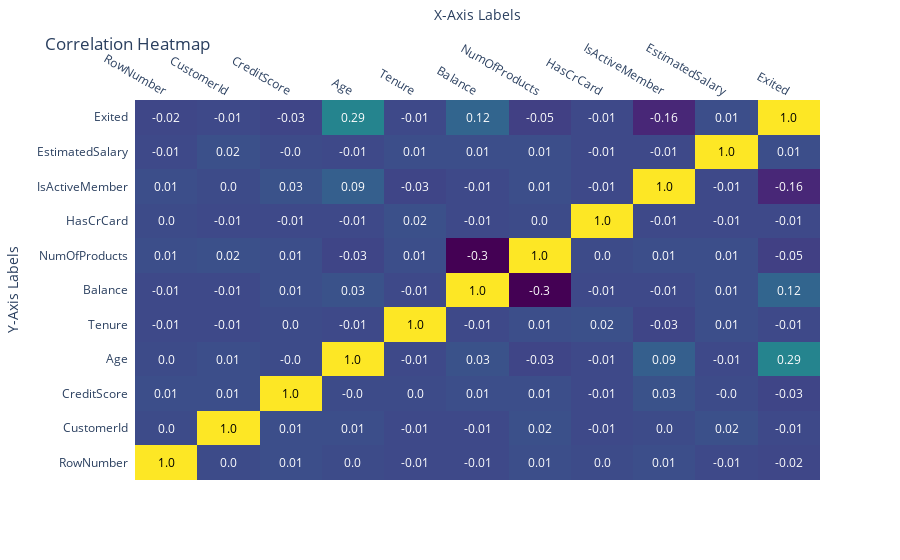

Notebook code for this chart:
### Code cell
correlation_matrix = df.corr().round(2)
fig = ff.create_annotated_heatmap(
    z=correlation_matrix.values,
    x=correlation_matrix.columns.tolist(),
    y=correlation_matrix.index.tolist(),
    colorscale='Viridis', 
)
fig.update_layout(
    title='Correlation Heatmap',
    xaxis=dict(title='X-Axis Labels'),
    yaxis=dict(title='Y-Axis Labels'),
)

fig.show()

### Figure 1 — Plotly figure (JSON) as saved in the notebook; plotly's stock layout.template omitted (floating-point values rounded to 4 significant figures)
{"data": [{"colorscale": [[0, "#440154"], [0.1111, "#482878"], [0.2222, "#3e4989"], [0.3333, "#31688e"], [0.4444, "#26828e"], [0.5556, "#1f9e89"], [0.6667, "#35b779"], [0.7778, "#6ece58"], [0.8889, "#b5de2b"], [1, "#fde725"]], "reversescale": false, "showscale": false, "type": "heatmap", "x": ["RowNumber", "CustomerId", "CreditScore", "Age", "Tenure", "Balance", "NumOfProducts", "HasCrCard", "IsActiveMember", "EstimatedSalary", "Exited"], "y": ["RowNumber", "CustomerId", "CreditScore", "Age", "Tenure", "Balance", "NumOfProducts", "HasCrCard", "IsActiveMember", "EstimatedSalary", "Exited"], "z": [[1, 0, 0.01, 0, -0.01, -0.01, 0.01, 0, 0.01, -0.01, -0.02], [0, 1, 0.01, 0.01, -0.01, -0.01, 0.02, -0.01, 0, 0.02, -0.01], [0.01, 0.01, 1, 0, 0, 0.01, 0.01, -0.01, 0.03, 0, -0.03], [0, 0.01, 0, 1, -0.01, 0.03, -0.03, -0.01, 0.09, -0.01, 0.29], [-0.01, -0.01, 0, -0.01, 1, -0.01, 0.01, 0.02, -0.03, 0.01, -0.01], [-0.01, -0.01, 0.01, 0.03, -0.01, 1, -0.3, -0.01, -0.01, 0.01, 0.12], [0.01, 0.02, 0.01, -0.03, 0.01, -0.3, 1, 0, 0.01, 0.01, -0.05], [0, -0.01, -0.01, -0.01, 0.02, -0.01, 0, 1, -0.01, -0.01, -0.01], [0.01, 0, 0.03, 0.09, -0.03, -0.01, 0.01, -0.01, 1, -0.01, -0.16], [-0.01, 0.02, 0, -0.01, 0.01, 0.01, 0.01, -0.01, -0.01, 1, 0.01], [-0.02, -0.01, -0.03, 0.29, -0.01, 0.12, -0.05, -0.01, -0.16, 0.01, 1]]}], "layout": {"annotations": [{"font": {"color": "#000000"}, "showarrow": false, "text": "1.0", "x": "RowNumber", "xref": "x", "y": "RowNumber", "yref": "y"}, {"font": {"color": "#FFFFFF"}, "showarrow": false, "text": "0.0", "x": "CustomerId", "xref": "x", "y": "RowNumber", "yref": "y"}, {"font": {"color": "#FFFFFF"}, "showarrow": false, "text": "0.01", "x": "CreditScore", "xref": "x", "y": "RowNumber", "yref": "y"}, {"font": {"color": "#FFFFFF"}, "showarrow": false, "text": "0.0", "x": "Age", "xref": "x", "y": "RowNumber", "yref": "y"}, {"font": {"color": "#FFFFFF"}, "showarrow": false, "text": "-0.01", "x": "Tenure", "xref": "x", "y": "RowNumber", "yref": "y"}, {"font": {"color": "#FFFFFF"}, "showarrow": false, "text": "-0.01", "x": "Balance", "xref": "x", "y": "RowNumber", "yref": "y"}, {"font": {"color": "#FFFFFF"}, "showarrow": false, "text": "0.01", "x": "NumOfProducts", "xref": "x", "y": "RowNumber", "yref": "y"}, {"font": {"color": "#FFFFFF"}, "showarrow": false, "text": "0.0", "x": "HasCrCard", "xref": "x", "y": "RowNumber", "yref": "y"}, {"font": {"color": "#FFFFFF"}, "showarrow": false, "text": "0.01", "x": "IsActiveMember", "xref": "x", "y": "RowNumber", "yref": "y"}, {"font": {"color": "#FFFFFF"}, "showarrow": false, "text": "-0.01", "x": "EstimatedSalary", "xref": "x", "y": "RowNumber", "yref": "y"}, {"font": {"color": "#FFFFFF"}, "showarrow": false, "text": "-0.02", "x": "Exited", "xref": "x", "y": "RowNumber", "yref": "y"}, {"font": {"color": "#FFFFFF"}, "showarrow": false, "text": "0.0", "x": "RowNumber", "xref": "x", "y": "CustomerId", "yref": "y"}, {"font": {"color": "#000000"}, "showarrow": false, "text": "1.0", "x": "CustomerId", "xref": "x", "y": "CustomerId", "yref": "y"}, {"font": {"color": "#FFFFFF"}, "showarrow": false, "text": "0.01", "x": "CreditScore", "xref": "x", "y": "CustomerId", "yref": "y"}, {"font": {"color": "#FFFFFF"}, "showarrow": false, "text": "0.01", "x": "Age", "xref": "x", "y": "CustomerId", "yref": "y"}, {"font": {"color": "#FFFFFF"}, "showarrow": false, "text": "-0.01", "x": "Tenure", "xref": "x", "y": "CustomerId", "yref": "y"}, {"font": {"color": "#FFFFFF"}, "showarrow": false, "text": "-0.01", "x": "Balance", "xref": "x", "y": "CustomerId", "yref": "y"}, {"font": {"color": "#FFFFFF"}, "showarrow": false, "text": "0.02", "x": "NumOfProducts", "xref": "x", "y": "CustomerId", "yref": "y"}, {"font": {"color": "#FFFFFF"}, "showarrow": false, "text": "-0.01", "x": "HasCrCard", "xref": "x", "y": "CustomerId", "yref": "y"}, {"font": {"color": "#FFFFFF"}, "showarrow": false, "text": "0.0", "x": "IsActiveMember", "xref": "x", "y": "CustomerId", "yref": "y"}, {"font": {"color": "#FFFFFF"}, "showarrow": false, "text": "0.02", "x": "EstimatedSalary", "xref": "x", "y": "CustomerId", "yref": "y"}, {"font": {"color": "#FFFFFF"}, "showarrow": false, "text": "-0.01", "x": "Exited", "xref": "x", "y": "CustomerId", "yref": "y"}, {"font": {"color": "#FFFFFF"}, "showarrow": false, "text": "0.01", "x": "RowNumber", "xref": "x", "y": "CreditScore", "yref": "y"}, {"font": {"color": "#FFFFFF"}, "showarrow": false, "text": "0.01", "x": "CustomerId", "xref": "x", "y": "CreditScore", "yref": "y"}, {"font": {"color": "#000000"}, "showarrow": false, "text": "1.0", "x": "CreditScore", "xref": "x", "y": "CreditScore", "yref": "y"}, {"font": {"color": "#FFFFFF"}, "showarrow": false, "text": "-0.0", "x": "Age", "xref": "x", "y": "CreditScore", "yref": "y"}, {"font": {"color": "#FFFFFF"}, "showarrow": false, "text": "0.0", "x": "Tenure", "xref": "x", "y": "CreditScore", "yref": "y"}, {"font": {"color": "#FFFFFF"}, "showarrow": false, "text": "0.01", "x": "Balance", "xref": "x", "y": "CreditScore", "yref": "y"}, {"font": {"color": "#FFFFFF"}, "showarrow": false, "text": "0.01", "x": "NumOfProducts", "xref": "x", "y": "CreditScore", "yref": "y"}, {"font": {"color": "#FFFFFF"}, "showarrow": false, "text": "-0.01", "x": "HasCrCard", "xref": "x", "y": "CreditScore", "yref": "y"}, {"font": {"color": "#FFFFFF"}, "showarrow": false, "text": "0.03", "x": "IsActiveMember", "xref": "x", "y": "CreditScore", "yref": "y"}, {"font": {"color": "#FFFFFF"}, "showarrow": false, "text": "-0.0", "x": "EstimatedSalary", "xref": "x", "y": "CreditScore", "yref": "y"}, {"font": {"color": "#FFFFFF"}, "showarrow": false, "text": "-0.03", "x": "Exited", "xref": "x", "y": "CreditScore", "yref": "y"}, {"font": {"color": "#FFFFFF"}, "showarrow": false, "text": "0.0", "x": "RowNumber", "xref": "x", "y": "Age", "yref": "y"}, {"font": {"color": "#FFFFFF"}, "showarrow": false, "text": "0.01", "x": "CustomerId", "xref": "x", "y": "Age", "yref": "y"}, {"font": {"color": "#FFFFFF"}, "showarrow": false, "text": "-0.0", "x": "CreditScore", "xref": "x", "y": "Age", "yref": "y"}, {"font": {"color": "#000000"}, "showarrow": false, "text": "1.0", "x": "Age", "xref": "x", "y": "Age", "yref": "y"}, {"font": {"color": "#FFFFFF"}, "showarrow": false, "text": "-0.01", "x": "Tenure", "xref": "x", "y": "Age", "yref": "y"}, {"font": {"color": "#FFFFFF"}, "showarrow": false, "text": "0.03", "x": "Balance", "xref": "x", "y": "Age", "yref": "y"}, {"font": {"color": "#FFFFFF"}, "showarrow": false, "text": "-0.03", "x": "NumOfProducts", "xref": "x", "y": "Age", "yref": "y"}, {"font": {"color": "#FFFFFF"}, "showarrow": false, "text": "-0.01", "x": "HasCrCard", "xref": "x", "y": "Age", "yref": "y"}, {"font": {"color": "#FFFFFF"}, "showarrow": false, "text": "0.09", "x": "IsActiveMember", "xref": "x", "y": "Age", "yref": "y"}, {"font": {"color": "#FFFFFF"}, "showarrow": false, "text": "-0.01", "x": "EstimatedSalary", "xref": "x", "y": "Age", "yref": "y"}, {"font": {"color": "#FFFFFF"}, "showarrow": false, "text": "0.29", "x": "Exited", "xref": "x", "y": "Age", "yref": "y"}, {"font": {"color": "#FFFFFF"}, "showarrow": false, "text": "-0.01", "x": "RowNumber", "xref": "x", "y": "Tenure", "yref": "y"}, {"font": {"color": "#FFFFFF"}, "showarrow": false, "text": "-0.01", "x": "CustomerId", "xref": "x", "y": "Tenure", "yref": "y"}, {"font": {"color": "#FFFFFF"}, "showarrow": false, "text": "0.0", "x": "CreditScore", "xref": "x", "y": "Tenure", "yref": "y"}, {"font": {"color": "#FFFFFF"}, "showarrow": false, "text": "-0.01", "x": "Age", "xref": "x", "y": "Tenure", "yref": "y"}, {"font": {"color": "#000000"}, "showarrow": false, "text": "1.0", "x": "Tenure", "xref": "x", "y": "Tenure", "yref": "y"}, {"font": {"color": "#FFFFFF"}, "showarrow": false, "text": "-0.01", "x": "Balance", "xref": "x", "y": "Tenure", "yref": "y"}, {"font": {"color": "#FFFFFF"}, "showarrow": false, "text": "0.01", "x": "NumOfProducts", "xref": "x", "y": "Tenure", "yref": "y"}, {"font": {"color": "#FFFFFF"}, "showarrow": false, "text": "0.02", "x": "HasCrCard", "xref": "x", "y": "Tenure", "yref": "y"}, {"font": {"color": "#FFFFFF"}, "showarrow": false, "text": "-0.03", "x": "IsActiveMember", "xref": "x", "y": "Tenure", "yref": "y"}, {"font": {"color": "#FFFFFF"}, "showarrow": false, "text": "0.01", "x": "EstimatedSalary", "xref": "x", "y": "Tenure", "yref": "y"}, {"font": {"color": "#FFFFFF"}, "showarrow": false, "text": "-0.01", "x": "Exited", "xref": "x", "y": "Tenure", "yref": "y"}, {"font": {"color": "#FFFFFF"}, "showarrow": false, "text": "-0.01", "x": "RowNumber", "xref": "x", "y": "Balance", "yref": "y"}, {"font": {"color": "#FFFFFF"}, "showarrow": false, "text": "-0.01", "x": "CustomerId", "xref": "x", "y": "Balance", "yref": "y"}, {"font": {"color": "#FFFFFF"}, "showarrow": false, "text": "0.01", "x": "CreditScore", "xref": "x", "y": "Balance", "yref": "y"}, {"font": {"color": "#FFFFFF"}, "showarrow": false, "text": "0.03", "x": "Age", "xref": "x", "y": "Balance", "yref": "y"}, {"font": {"color": "#FFFFFF"}, "showarrow": false, "text": "-0.01", "x": "Tenure", "xref": "x", "y": "Balance", "yref": "y"}, {"font": {"color": "#000000"}, "showarrow": false, "text": "1.0", "x": "Balance", "xref": "x", "y": "Balance", "yref": "y"}, {"font": {"color": "#FFFFFF"}, "showarrow": false, "text": "-0.3", "x": "NumOfProducts", "xref": "x", "y": "Balance", "yref": "y"}, {"font": {"color": "#FFFFFF"}, "showarrow": false, "text": "-0.01", "x": "HasCrCard", "xref": "x", "y": "Balance", "yref": "y"}, {"font": {"color": "#FFFFFF"}, "showarrow": false, "text": "-0.01", "x": "IsActiveMember", "xref": "x", "y": "Balance", "yref": "y"}, {"font": {"color": "#FFFFFF"}, "showarrow": false, "text": "0.01", "x": "EstimatedSalary", "xref": "x", "y": "Balance", "yref": "y"}, {"font": {"color": "#FFFFFF"}, "showarrow": false, "text": "0.12", "x": "Exited", "xref": "x", "y": "Balance", "yref": "y"}, {"font": {"color": "#FFFFFF"}, "showarrow": false, "text": "0.01", "x": "RowNumber", "xref": "x", "y": "NumOfProducts", "yref": "y"}, {"font": {"color": "#FFFFFF"}, "showarrow": false, "text": "0.02", "x": "CustomerId", "xref": "x", "y": "NumOfProducts", "yref": "y"}, {"font": {"color": "#FFFFFF"}, "showarrow": false, "text": "0.01", "x": "CreditScore", "xref": "x", "y": "NumOfProducts", "yref": "y"}, {"font": {"color": "#FFFFFF"}, "showarrow": false, "text": "-0.03", "x": "Age", "xref": "x", "y": "NumOfProducts", "yref": "y"}, {"font": {"color": "#FFFFFF"}, "showarrow": false, "text": "0.01", "x": "Tenure", "xref": "x", "y": "NumOfProducts", "yref": "y"}, {"font": {"color": "#FFFFFF"}, "showarrow": false, "text": "-0.3", "x": "Balance", "xref": "x", "y": "NumOfProducts", "yref": "y"}, {"font": {"color": "#000000"}, "showarrow": false, "text": "1.0", "x": "NumOfProducts", "xref": "x", "y": "NumOfProducts", "yref": "y"}, {"font": {"color": "#FFFFFF"}, "showarrow": false, "text": "0.0", "x": "HasCrCard", "xref": "x", "y": "NumOfProducts", "yref": "y"}, {"font": {"color": "#FFFFFF"}, "showarrow": false, "text": "0.01", "x": "IsActiveMember", "xref": "x", "y": "NumOfProducts", "yref": "y"}, {"font": {"color": "#FFFFFF"}, "showarrow": false, "text": "0.01", "x": "EstimatedSalary", "xref": "x", "y": "NumOfProducts", "yref": "y"}, {"font": {"color": "#FFFFFF"}, "showarrow": false, "text": "-0.05", "x": "Exited", "xref": "x", "y": "NumOfProducts", "yref": "y"}, {"font": {"color": "#FFFFFF"}, "showarrow": false, "text": "0.0", "x": "RowNumber", "xref": "x", "y": "HasCrCard", "yref": "y"}, {"font": {"color": "#FFFFFF"}, "showarrow": false, "text": "-0.01", "x": "CustomerId", "xref": "x", "y": "HasCrCard", "yref": "y"}, {"font": {"color": "#FFFFFF"}, "showarrow": false, "text": "-0.01", "x": "CreditScore", "xref": "x", "y": "HasCrCard", "yref": "y"}, {"font": {"color": "#FFFFFF"}, "showarrow": false, "text": "-0.01", "x": "Age", "xref": "x", "y": "HasCrCard", "yref": "y"}, {"font": {"color": "#FFFFFF"}, "showarrow": false, "text": "0.02", "x": "Tenure", "xref": "x", "y": "HasCrCard", "yref": "y"}, {"font": {"color": "#FFFFFF"}, "showarrow": false, "text": "-0.01", "x": "Balance", "xref": "x", "y": "HasCrCard", "yref": "y"}, {"font": {"color": "#FFFFFF"}, "showarrow": false, "text": "0.0", "x": "NumOfProducts", "xref": "x", "y": "HasCrCard", "yref": "y"}, {"font": {"color": "#000000"}, "showarrow": false, "text": "1.0", "x": "HasCrCard", "xref": "x", "y": "HasCrCard", "yref": "y"}, {"font": {"color": "#FFFFFF"}, "showarrow": false, "text": "-0.01", "x": "IsActiveMember", "xref": "x", "y": "HasCrCard", "yref": "y"}, {"font": {"color": "#FFFFFF"}, "showarrow": false, "text": "-0.01", "x": "EstimatedSalary", "xref": "x", "y": "HasCrCard", "yref": "y"}, {"font": {"color": "#FFFFFF"}, "showarrow": false, "text": "-0.01", "x": "Exited", "xref": "x", "y": "HasCrCard", "yref": "y"}, {"font": {"color": "#FFFFFF"}, "showarrow": false, "text": "0.01", "x": "RowNumber", "xref": "x", "y": "IsActiveMember", "yref": "y"}, {"font": {"color": "#FFFFFF"}, "showarrow": false, "text": "0.0", "x": "CustomerId", "xref": "x", "y": "IsActiveMember", "yref": "y"}, {"font": {"color": "#FFFFFF"}, "showarrow": false, "text": "0.03", "x": "CreditScore", "xref": "x", "y": "IsActiveMember", "yref": "y"}, {"font": {"color": "#FFFFFF"}, "showarrow": false, "text": "0.09", "x": "Age", "xref": "x", "y": "IsActiveMember", "yref": "y"}, {"font": {"color": "#FFFFFF"}, "showarrow": false, "text": "-0.03", "x": "Tenure", "xref": "x", "y": "IsActiveMember", "yref": "y"}, {"font": {"color": "#FFFFFF"}, "showarrow": false, "text": "-0.01", "x": "Balance", "xref": "x", "y": "IsActiveMember", "yref": "y"}, {"font": {"color": "#FFFFFF"}, "showarrow": false, "text": "0.01", "x": "NumOfProducts", "xref": "x", "y": "IsActiveMember", "yref": "y"}, {"font": {"color": "#FFFFFF"}, "showarrow": false, "text": "-0.01", "x": "HasCrCard", "xref": "x", "y": "IsActiveMember", "yref": "y"}, {"font": {"color": "#000000"}, "showarrow": false, "text": "1.0", "x": "IsActiveMember", "xref": "x", "y": "IsActiveMember", "yref": "y"}, {"font": {"color": "#FFFFFF"}, "showarrow": false, "text": "-0.01", "x": "EstimatedSalary", "xref": "x", "y": "IsActiveMember", "yref": "y"}, {"font": {"color": "#FFFFFF"}, "showarrow": false, "text": "-0.16", "x": "Exited", "xref": "x", "y": "IsActiveMember", "yref": "y"}, {"font": {"color": "#FFFFFF"}, "showarrow": false, "text": "-0.01", "x": "RowNumber", "xref": "x", "y": "EstimatedSalary", "yref": "y"}, {"font": {"color": "#FFFFFF"}, "showarrow": false, "text": "0.02", "x": "CustomerId", "xref": "x", "y": "EstimatedSalary", "yref": "y"}, {"font": {"color": "#FFFFFF"}, "showarrow": false, "text": "-0.0", "x": "CreditScore", "xref": "x", "y": "EstimatedSalary", "yref": "y"}, {"font": {"color": "#FFFFFF"}, "showarrow": false, "text": "-0.01", "x": "Age", "xref": "x", "y": "EstimatedSalary", "yref": "y"}, {"font": {"color": "#FFFFFF"}, "showarrow": false, "text": "0.01", "x": "Tenure", "xref": "x", "y": "EstimatedSalary", "yref": "y"}, {"font": {"color": "#FFFFFF"}, "showarrow": false, "text": "0.01", "x": "Balance", "xref": "x", "y": "EstimatedSalary", "yref": "y"}, {"font": {"color": "#FFFFFF"}, "showarrow": false, "text": "0.01", "x": "NumOfProducts", "xref": "x", "y": "EstimatedSalary", "yref": "y"}, {"font": {"color": "#FFFFFF"}, "showarrow": false, "text": "-0.01", "x": "HasCrCard", "xref": "x", "y": "EstimatedSalary", "yref": "y"}, {"font": {"color": "#FFFFFF"}, "showarrow": false, "text": "-0.01", "x": "IsActiveMember", "xref": "x", "y": "EstimatedSalary", "yref": "y"}, {"font": {"color": "#000000"}, "showarrow": false, "text": "1.0", "x": "EstimatedSalary", "xref": "x", "y": "EstimatedSalary", "yref": "y"}, {"font": {"color": "#FFFFFF"}, "showarrow": false, "text": "0.01", "x": "Exited", "xref": "x", "y": "EstimatedSalary", "yref": "y"}, {"font": {"color": "#FFFFFF"}, "showarrow": false, "text": "-0.02", "x": "RowNumber", "xref": "x", "y": "Exited", "yref": "y"}, {"font": {"color": "#FFFFFF"}, "showarrow": false, "text": "-0.01", "x": "CustomerId", "xref": "x", "y": "Exited", "yref": "y"}, {"font": {"color": "#FFFFFF"}, "showarrow": false, "text": "-0.03", "x": "CreditScore", "xref": "x", "y": "Exited", "yref": "y"}, {"font": {"color": "#FFFFFF"}, "showarrow": false, "text": "0.29", "x": "Age", "xref": "x", "y": "Exited", "yref": "y"}, {"font": {"color": "#FFFFFF"}, "showarrow": false, "text": "-0.01", "x": "Tenure", "xref": "x", "y": "Exited", "yref": "y"}, {"font": {"color": "#FFFFFF"}, "showarrow": false, "text": "0.12", "x": "Balance", "xref": "x", "y": "Exited", "yref": "y"}, {"font": {"color": "#FFFFFF"}, "showarrow": false, "text": "-0.05", "x": "NumOfProducts", "xref": "x", "y": "Exited", "yref": "y"}, {"font": {"color": "#FFFFFF"}, "showarrow": false, "text": "-0.01", "x": "HasCrCard", "xref": "x", "y": "Exited", "yref": "y"}, {"font": {"color": "#FFFFFF"}, "showarrow": false, "text": "-0.16", "x": "IsActiveMember", "xref": "x", "y": "Exited", "yref": "y"}, {"font": {"color": "#FFFFFF"}, "showarrow": false, "text": "0.01", "x": "EstimatedSalary", "xref": "x", "y": "Exited", "yref": "y"}, {"font": {"color": "#000000"}, "showarrow": false, "text": "1.0", "x": "Exited", "xref": "x", "y": "Exited", "yref": "y"}], "title": {"text": "Correlation Heatmap"}, "xaxis": {"dtick": 1, "gridcolor": "rgb(0, 0, 0)", "side": "top", "ticks": "", "title": {"text": "X-Axis Labels"}}, "yaxis": {"dtick": 1, "ticks": "", "ticksuffix": "  ", "title": {"text": "Y-Axis Labels"}}}}
